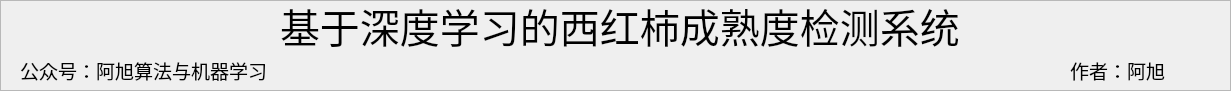
   <widget class="QFrame" name="frame_5">
    <property name="geometry">
     <rect>
      <x>10</x>
      <y>10</y>
      <width>1231</width>
      <height>91</height>
     </rect>
    </property>
    <property name="frameShape">
     <enum>QFrame::StyledPanel</enum>
    </property>
    <property name="frameShadow">
     <enum>QFrame::Raised</enum>
    </property>
    <widget class="QLabel" name="label_3">
     <property name="geometry">
      <rect>
       <x>280</x>
       <y>0</y>
       <width>811</width>
       <height>51</height>
      </rect>
     </property>
     <property name="font">
      <font>
       <family>华文楷体</family>
       <pointsize>30</pointsize>
      </font>
     </property>
     <property name="text">
      <string>基于深度学习的西红柿成熟度检测系统</string>
     </property>
    </widget>
    <widget class="QLabel" name="label_2">
     <property name="geometry">
      <rect>
       <x>20</x>
       <y>60</y>
       <width>311</width>
       <height>21</height>
      </rect>
     </property>
     <property name="font">
      <font>
       <family>华文楷体</family>
       <pointsize>14</pointsize>
       <underline>true</underline>
      </font>
     </property>
     <property name="text">
      <string>公众号：阿旭算法与机器学习</string>
     </property>
    </widget>
    <widget class="QLabel" name="label_12">
     <property name="geometry">
      <rect>
       <x>1070</x>
       <y>60</y>
       <width>131</width>
       <height>21</height>
      </rect>
     </property>
     <property name="font">
      <font>
       <family>华文楷体</family>
       <pointsize>14</pointsize>
       <underline>true</underline>
      </font>
     </property>
     <property name="text">
      <string>作者：阿旭</string>
     </property>
    </widget>
   </widget>
